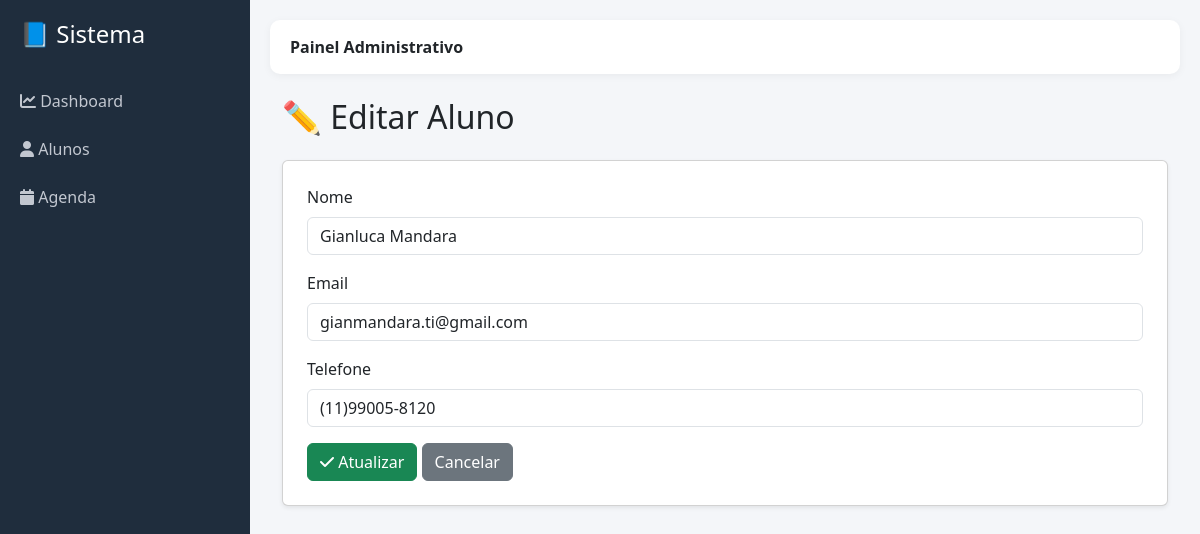
The page /editar/4 on the database its author committed.
### tables this page shows
CREATE TABLE alunos (
id INTEGER PRIMARY KEY AUTOINCREMENT,
nome TEXT,
email TEXT,
telefone TEXT
);

### app.py (the view, shortened to what this page needs)
@app.route("/editar/<int:id>", methods=["GET", "POST"])
def editar(id):
    conn = conectar()
    aluno = conn.execute(
        "SELECT * FROM alunos WHERE id=?", (id,)
    ).fetchone()
    if not aluno:
        conn.close()
        return "Aluno não encontrado", 404
    conn.close()
    return render_template("editar.html", aluno=aluno)

### app.py (called while the page is built)
def conectar():
    caminho = os.path.join(os.path.dirname(__file__), "database", "escola.db")
    conn = sqlite3.connect(caminho)
    conn.row_factory = sqlite3.Row
    return conn

### templates/editar.html
{% extends "base.html" %}
{% block conteudo %}
<div class="container mt-4">
    <h2 class="mb-4">✏️ Editar Aluno</h2>
    <div class="card p-4 shadow-sm">
        <form method="POST">
            <div class="mb-3">
                <label class="form-label">Nome</label>
                <input type="text" name="nome"
                       class="form-control"
                       value="{{ aluno['nome'] }}" required>
            </div>
            <div class="mb-3">
                <label class="form-label">Email</label>
                <input type="email" name="email"
                       class="form-control"
                       value="{{ aluno['email'] }}" required>
            </div>
            <div class="mb-3">
                <label class="form-label">Telefone</label>
                <input type="text" name="telefone"
                       class="form-control"
                       value="{{ aluno['telefone'] }}" required>
            </div>
            <button type="submit" class="btn btn-success">
                <i class="fa-solid fa-check"></i> Atualizar
            </button>
            <a href="/alunos" class="btn btn-secondary">
                Cancelar
            </a>
        </form>
    </div>
</div>
{% endblock %}

### templates/base.html (style rules this page uses)
body { background:#f4f6f9; }

### rows shown on the page
alunos: nome "Gianluca Mandara", email "gianmandara.ti@gmail.com", telefone "(11)99005-8120"
